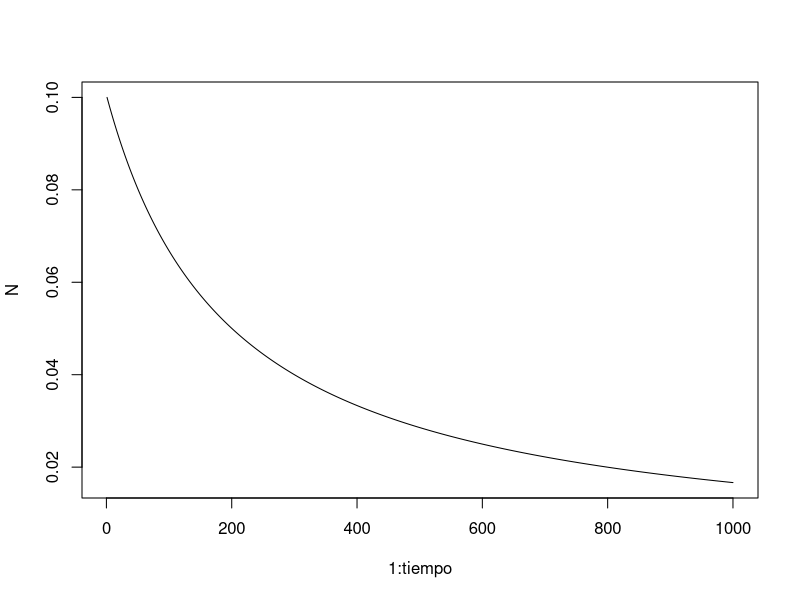

Generate this figure with R:
c <- 0.05; e <- 0.05

N <- c()

N0 <- 0.1

N[1] <- N0

tiempo <- 1000

for(i in 2:tiempo){
  N[i] <- N[i-1] + c*N[i-1] * (1 - N[i-1]) - e*N[i-1]
}

plot(1:tiempo, N, type = "l")
